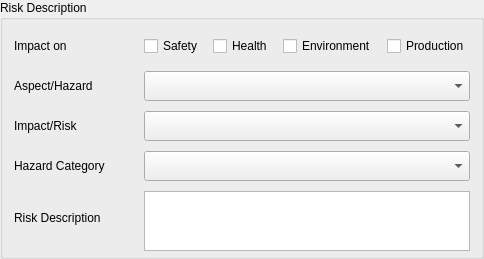
            <widget class="QGroupBox" name="gpb_RiskDescription">
             <property name="minimumSize">
              <size>
               <width>0</width>
               <height>259</height>
              </size>
             </property>
             <property name="maximumSize">
              <size>
               <width>16777215</width>
               <height>259</height>
              </size>
             </property>
             <property name="title">
              <string>Risk Description</string>
             </property>
             <layout class="QVBoxLayout" name="verticalLayout_2">
              <item>
               <layout class="QVBoxLayout" name="vlay_RiskDescription">
                <property name="spacing">
                 <number>10</number>
                </property>
                <item>
                 <layout class="QGridLayout" name="glay_ImpactOn">
                  <property name="spacing">
                   <number>10</number>
                  </property>
                  <item row="0" column="0">
                   <widget class="QLabel" name="lbl_ImpactOn">
                    <property name="minimumSize">
                     <size>
                      <width>120</width>
                      <height>30</height>
                     </size>
                    </property>
                    <property name="maximumSize">
                     <size>
                      <width>120</width>
                      <height>30</height>
                     </size>
                    </property>
                    <property name="text">
                     <string>Impact on</string>
                    </property>
                   </widget>
                  </item>
                  <item row="0" column="1">
                   <widget class="QCheckBox" name="chb_Safety">
                    <property name="minimumSize">
                     <size>
                      <width>0</width>
                      <height>30</height>
                     </size>
                    </property>
                    <property name="maximumSize">
                     <size>
                      <width>16777215</width>
                      <height>30</height>
                     </size>
                    </property>
                    <property name="text">
                     <string>Safety</string>
                    </property>
                   </widget>
                  </item>
                  <item row="0" column="2">
                   <widget class="QCheckBox" name="chk_Health">
                    <property name="minimumSize">
                     <size>
                      <width>0</width>
                      <height>30</height>
                     </size>
                    </property>
                    <property name="maximumSize">
                     <size>
                      <width>16777215</width>
                      <height>30</height>
                     </size>
                    </property>
                    <property name="text">
                     <string>Health</string>
                    </property>
                   </widget>
                  </item>
                  <item row="0" column="3">
                   <widget class="QCheckBox" name="chk_Environmentt">
                    <property name="minimumSize">
                     <size>
                      <width>0</width>
                      <height>30</height>
                     </size>
                    </property>
                    <property name="maximumSize">
                     <size>
                      <width>16777215</width>
                      <height>30</height>
                     </size>
                    </property>
                    <property name="text">
                     <string>Environment</string>
                    </property>
                   </widget>
                  </item>
                  <item row="0" column="4">
                   <widget class="QCheckBox" name="chk_Production">
                    <property name="minimumSize">
                     <size>
                      <width>0</width>
                      <height>30</height>
                     </size>
                    </property>
                    <property name="maximumSize">
                     <size>
                      <width>16777215</width>
                      <height>30</height>
                     </size>
                    </property>
                    <property name="text">
                     <string>Production</string>
                    </property>
                   </widget>
                  </item>
                 </layout>
                </item>
                <item>
                 <layout class="QGridLayout" name="gridLayout_5">
                  <property name="spacing">
                   <number>10</number>
                  </property>
                  <item row="2" column="0">
                   <widget class="QLabel" name="lbl_Category">
                    <property name="minimumSize">
                     <size>
                      <width>120</width>
                      <height>30</height>
                     </size>
                    </property>
                    <property name="maximumSize">
                     <size>
                      <width>120</width>
                      <height>30</height>
                     </size>
                    </property>
                    <property name="text">
                     <string>Hazard Category</string>
                    </property>
                   </widget>
                  </item>
                  <item row="3" column="0">
                   <widget class="QLabel" name="lbl_RiskDescription">
                    <property name="minimumSize">
                     <size>
                      <width>120</width>
                      <height>30</height>
                     </size>
                    </property>
                    <property name="maximumSize">
                     <size>
                      <width>120</width>
                      <height>30</height>
                     </size>
                    </property>
                    <property name="text">
                     <string>Risk Description</string>
                    </property>
                   </widget>
                  </item>
                  <item row="0" column="0">
                   <widget class="QLabel" name="lbl_Hazard">
                    <property name="minimumSize">
                     <size>
                      <width>120</width>
                      <height>30</height>
                     </size>
                    </property>
                    <property name="maximumSize">
                     <size>
                      <width>120</width>
                      <height>30</height>
                     </size>
                    </property>
                    <property name="text">
                     <string>Aspect/Hazard</string>
                    </property>
                   </widget>
                  </item>
                  <item row="1" column="0">
                   <widget class="QLabel" name="lbl_Impact">
                    <property name="minimumSize">
                     <size>
                      <width>120</width>
                      <height>30</height>
                     </size>
                    </property>
                    <property name="maximumSize">
                     <size>
                      <width>120</width>
                      <height>30</height>
                     </size>
                    </property>
                    <property name="text">
                     <string>Impact/Risk</string>
                    </property>
                   </widget>
                  </item>
                  <item row="0" column="1">
                   <widget class="QComboBox" name="cbx_Aspect">
                    <property name="minimumSize">
                     <size>
                      <width>0</width>
                      <height>30</height>
                     </size>
                    </property>
                    <property name="maximumSize">
                     <size>
                      <width>16777215</width>
                      <height>30</height>
                     </size>
                    </property>
                   </widget>
                  </item>
                  <item row="1" column="1">
                   <widget class="QComboBox" name="cbx_Impact">
                    <property name="minimumSize">
                     <size>
                      <width>0</width>
                      <height>30</height>
                     </size>
                    </property>
                    <property name="maximumSize">
                     <size>
                      <width>16777215</width>
                      <height>30</height>
                     </size>
                    </property>
                   </widget>
                  </item>
                  <item row="2" column="1">
                   <widget class="QComboBox" name="cbx_Category">
                    <property name="minimumSize">
                     <size>
                      <width>0</width>
                      <height>30</height>
                     </size>
                    </property>
                    <property name="maximumSize">
                     <size>
                      <width>16777215</width>
                      <height>30</height>
                     </size>
                    </property>
                   </widget>
                  </item>
                  <item row="3" column="1">
                   <widget class="QPlainTextEdit" name="edt_RiskDescription">
                    <property name="minimumSize">
                     <size>
                      <width>0</width>
                      <height>60</height>
                     </size>
                    </property>
                    <property name="maximumSize">
                     <size>
                      <width>16777215</width>
                      <height>60</height>
                     </size>
                    </property>
                   </widget>
                  </item>
                 </layout>
                </item>
               </layout>
              </item>
             </layout>
            </widget>
